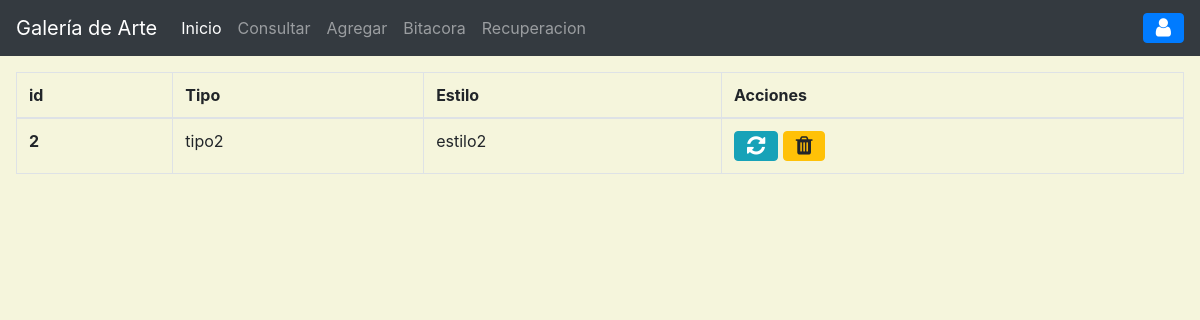
Screenshot of /?c=Otro with the database file from the repository.
### tables this page shows
CREATE TABLE `otro` (
  `idobj` int(11) NOT NULL,
  `tipoOtro` varchar(35) DEFAULT NULL,
  `estilOtro` varchar(35) DEFAULT NULL,
  KEY `fk_otro_obj` (`idobj`),
  CONSTRAINT `fk_otro_obj` FOREIGN KEY (`idobj`) REFERENCES `objetoarte` (`idobj`) ON DELETE CASCADE ON UPDATE CASCADE
);

### controller/otro.controlador.php (called while the page is built, shortened)
<?php
require_once('model/otro.php');
class OtroControlador
{
    public function __CONSTRUCT(){
        $this->modelo = new Otro();
    }
    public function Inicio(){
        require_once "View/header.php";
        require_once "View/otro/index.php";
        require_once "View/footer.php";
    }
}
?>

### model/conexion.php (called while the page is built, shortened)
<?php
class BaseDeDatos
{
    public static function Conectar(){
        try {
            $conexion = new PDO("mysql:host=".self::servidor.";dbname="
            .self::basedatos.";charset=utf8",self::usuario,self::password);
            $conexion->setAttribute(PDO::ATTR_ERRMODE,PDO::ERRMODE_EXCEPTION);
            return $conexion;
        } catch (PDOException $e) {
            return "Fallo la conexion a la base de datos".$e->getMessage();
        }
    }
}
?>

### model/otro.php (called while the page is built, shortened)
<?php
class Otro
{
    private $pdo;
    public function __CONSTRUCT(){
        $this->pdo = BaseDeDatos::Conectar();
    }
    public function getOtro(){
        try {
            $sql = "SELECT * FROM otro";
            $consulta = $this->pdo->prepare($sql);
            $consulta->execute();
            return $consulta->fetchAll(PDO::FETCH_OBJ);
        } catch (Exception $e) {
            die($e->getMessage());
        }
    }
}
?>

### view/otro/index.php (the view, shortened to what this page needs)
<main class="app-content m-3">
      <div class="row">
        <div class="col-md-12">
          <div class="tile">
            <div class="tile-body">
              <table class="table table-hover table-bordered" id="sampleTable">
                <thead>
                  <tr>
                    <th scope="col">id</th>
                   <th scope="col">Tipo</th>
                   <th scope="col">Estilo</th>
                    <th>Acciones</th>
                  </tr>
                  <tbody>
                   <?php foreach($this->modelo->getOtro() as $Otr): ?>
                    <tr>
                        <th scope="row"><?= $Otr->idobj?></th>
                        <td><?= $Otr->tipoOtro?></td>
                        <td><?= $Otr->estilOtro?></td>
                        <td>
                          <a href="?c=otro&a=FormAgregar&id=<?=$Otr->idobj?>" class="btn btn-info btn-flat">
                            <i class="fa fa-lg fa-refresh"></i>
                          </a>
                          <a  class="btn btn-warning btn-flat"
                              data-toggle="modal"
                              data-target="#exampleModal"
                              data-id="<?=$Otr->idobj?>">
                            <i class="fa fa-lg fa-trash"></i>
                          </a>
                        </td>
                    </tr>
                    <?php endforeach; ?>
                  </tbody>
                </thead>
              </table>
            </div>
          </div>
        </div>
      </div>
    </main>

### rows the page displays
otro: idobj "2", tipoOtro "tipo2", estilOtro "estilo2"
